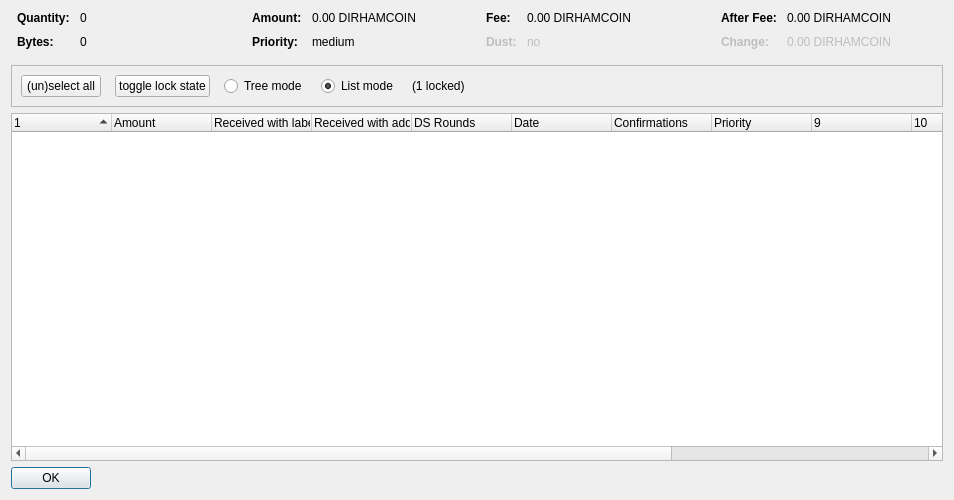
<?xml version="1.0" encoding="UTF-8"?>
<ui version="4.0">
 <class>CoinControlDialog</class>
 <widget class="QDialog" name="CoinControlDialog">
  <property name="geometry">
   <rect>
    <x>0</x>
    <y>0</y>
    <width>954</width>
    <height>500</height>
   </rect>
  </property>
  <property name="windowTitle">
   <string>Coin Selection</string>
  </property>
  <layout class="QVBoxLayout" name="verticalLayout">
   <item>
    <layout class="QHBoxLayout" name="horizontalLayoutTop" stretch="0,0,0,0">
     <property name="topMargin">
      <number>0</number>
     </property>
     <property name="bottomMargin">
      <number>10</number>
     </property>
     <item>
      <layout class="QFormLayout" name="formLayoutCoinControl1">
       <property name="horizontalSpacing">
        <number>10</number>
       </property>
       <property name="verticalSpacing">
        <number>10</number>
       </property>
       <property name="leftMargin">
        <number>6</number>
       </property>
       <property name="rightMargin">
        <number>6</number>
       </property>
       <item row="0" column="0">
        <widget class="QLabel" name="labelCoinControlQuantityText">
         <property name="font">
          <font>
           <weight>75</weight>
           <bold>true</bold>
          </font>
         </property>
         <property name="text">
          <string>Quantity:</string>
         </property>
        </widget>
       </item>
       <item row="0" column="1">
        <widget class="QLabel" name="labelCoinControlQuantity">
         <property name="cursor">
          <cursorShape>IBeamCursor</cursorShape>
         </property>
         <property name="contextMenuPolicy">
          <enum>Qt::ActionsContextMenu</enum>
         </property>
         <property name="text">
          <string notr="true">0</string>
         </property>
         <property name="textInteractionFlags">
          <set>Qt::LinksAccessibleByMouse|Qt::TextSelectableByKeyboard|Qt::TextSelectableByMouse</set>
         </property>
        </widget>
       </item>
       <item row="1" column="0">
        <widget class="QLabel" name="labelCoinControlBytesText">
         <property name="font">
          <font>
           <weight>75</weight>
           <bold>true</bold>
          </font>
         </property>
         <property name="text">
          <string>Bytes:</string>
         </property>
        </widget>
       </item>
       <item row="1" column="1">
        <widget class="QLabel" name="labelCoinControlBytes">
         <property name="cursor">
          <cursorShape>IBeamCursor</cursorShape>
         </property>
         <property name="contextMenuPolicy">
          <enum>Qt::ActionsContextMenu</enum>
         </property>
         <property name="text">
          <string notr="true">0</string>
         </property>
         <property name="textInteractionFlags">
          <set>Qt::LinksAccessibleByMouse|Qt::TextSelectableByKeyboard|Qt::TextSelectableByMouse</set>
         </property>
        </widget>
       </item>
      </layout>
     </item>
     <item>
      <layout class="QFormLayout" name="formLayoutCoinControl2">
       <property name="horizontalSpacing">
        <number>10</number>
       </property>
       <property name="verticalSpacing">
        <number>10</number>
       </property>
       <property name="leftMargin">
        <number>6</number>
       </property>
       <property name="rightMargin">
        <number>6</number>
       </property>
       <item row="0" column="0">
        <widget class="QLabel" name="labelCoinControlAmountText">
         <property name="font">
          <font>
           <weight>75</weight>
           <bold>true</bold>
          </font>
         </property>
         <property name="text">
          <string>Amount:</string>
         </property>
        </widget>
       </item>
       <item row="0" column="1">
        <widget class="QLabel" name="labelCoinControlAmount">
         <property name="cursor">
          <cursorShape>IBeamCursor</cursorShape>
         </property>
         <property name="contextMenuPolicy">
          <enum>Qt::ActionsContextMenu</enum>
         </property>
         <property name="text">
          <string notr="true">0.00 DIRHAMCOIN</string>
         </property>
         <property name="textInteractionFlags">
          <set>Qt::LinksAccessibleByMouse|Qt::TextSelectableByKeyboard|Qt::TextSelectableByMouse</set>
         </property>
        </widget>
       </item>
       <item row="1" column="0">
        <widget class="QLabel" name="labelCoinControlPriorityText">
         <property name="font">
          <font>
           <weight>75</weight>
           <bold>true</bold>
          </font>
         </property>
         <property name="text">
          <string>Priority:</string>
         </property>
        </widget>
       </item>
       <item row="1" column="1">
        <widget class="QLabel" name="labelCoinControlPriority">
         <property name="cursor">
          <cursorShape>IBeamCursor</cursorShape>
         </property>
         <property name="contextMenuPolicy">
          <enum>Qt::ActionsContextMenu</enum>
         </property>
         <property name="text">
          <string>medium</string>
         </property>
         <property name="textInteractionFlags">
          <set>Qt::LinksAccessibleByMouse|Qt::TextSelectableByKeyboard|Qt::TextSelectableByMouse</set>
         </property>
        </widget>
       </item>
      </layout>
     </item>
     <item>
      <layout class="QFormLayout" name="formLayoutCoinControl3">
       <property name="horizontalSpacing">
        <number>10</number>
       </property>
       <property name="verticalSpacing">
        <number>10</number>
       </property>
       <property name="leftMargin">
        <number>6</number>
       </property>
       <property name="rightMargin">
        <number>6</number>
       </property>
       <item row="0" column="0">
        <widget class="QLabel" name="labelCoinControlFeeText">
         <property name="font">
          <font>
           <weight>75</weight>
           <bold>true</bold>
          </font>
         </property>
         <property name="text">
          <string>Fee:</string>
         </property>
        </widget>
       </item>
       <item row="0" column="1">
        <widget class="QLabel" name="labelCoinControlFee">
         <property name="cursor">
          <cursorShape>IBeamCursor</cursorShape>
         </property>
         <property name="contextMenuPolicy">
          <enum>Qt::ActionsContextMenu</enum>
         </property>
         <property name="text">
          <string notr="true">0.00 DIRHAMCOIN</string>
         </property>
         <property name="textInteractionFlags">
          <set>Qt::LinksAccessibleByMouse|Qt::TextSelectableByKeyboard|Qt::TextSelectableByMouse</set>
         </property>
        </widget>
       </item>
       <item row="1" column="0">
        <widget class="QLabel" name="labelCoinControlLowOutputText">
         <property name="enabled">
          <bool>false</bool>
         </property>
         <property name="font">
          <font>
           <weight>75</weight>
           <bold>true</bold>
          </font>
         </property>
         <property name="text">
          <string>Dust:</string>
         </property>
        </widget>
       </item>
       <item row="1" column="1">
        <widget class="QLabel" name="labelCoinControlLowOutput">
         <property name="enabled">
          <bool>false</bool>
         </property>
         <property name="cursor">
          <cursorShape>IBeamCursor</cursorShape>
         </property>
         <property name="contextMenuPolicy">
          <enum>Qt::ActionsContextMenu</enum>
         </property>
         <property name="text">
          <string>no</string>
         </property>
         <property name="textInteractionFlags">
          <set>Qt::LinksAccessibleByMouse|Qt::TextSelectableByKeyboard|Qt::TextSelectableByMouse</set>
         </property>
        </widget>
       </item>
      </layout>
     </item>
     <item>
      <layout class="QFormLayout" name="formLayoutCoinControl4">
       <property name="horizontalSpacing">
        <number>10</number>
       </property>
       <property name="verticalSpacing">
        <number>10</number>
       </property>
       <property name="leftMargin">
        <number>6</number>
       </property>
       <property name="rightMargin">
        <number>6</number>
       </property>
       <item row="0" column="0">
        <widget class="QLabel" name="labelCoinControlAfterFeeText">
         <property name="font">
          <font>
           <weight>75</weight>
           <bold>true</bold>
          </font>
         </property>
         <property name="text">
          <string>After Fee:</string>
         </property>
        </widget>
       </item>
       <item row="0" column="1">
        <widget class="QLabel" name="labelCoinControlAfterFee">
         <property name="cursor">
          <cursorShape>IBeamCursor</cursorShape>
         </property>
         <property name="contextMenuPolicy">
          <enum>Qt::ActionsContextMenu</enum>
         </property>
         <property name="text">
          <string notr="true">0.00 DIRHAMCOIN</string>
         </property>
         <property name="textInteractionFlags">
          <set>Qt::LinksAccessibleByMouse|Qt::TextSelectableByKeyboard|Qt::TextSelectableByMouse</set>
         </property>
        </widget>
       </item>
       <item row="1" column="0">
        <widget class="QLabel" name="labelCoinControlChangeText">
         <property name="enabled">
          <bool>false</bool>
         </property>
         <property name="font">
          <font>
           <weight>75</weight>
           <bold>true</bold>
          </font>
         </property>
         <property name="text">
          <string>Change:</string>
         </property>
        </widget>
       </item>
       <item row="1" column="1">
        <widget class="QLabel" name="labelCoinControlChange">
         <property name="enabled">
          <bool>false</bool>
         </property>
         <property name="cursor">
          <cursorShape>IBeamCursor</cursorShape>
         </property>
         <property name="contextMenuPolicy">
          <enum>Qt::ActionsContextMenu</enum>
         </property>
         <property name="text">
          <string notr="true">0.00 DIRHAMCOIN</string>
         </property>
         <property name="textInteractionFlags">
          <set>Qt::LinksAccessibleByMouse|Qt::TextSelectableByKeyboard|Qt::TextSelectableByMouse</set>
         </property>
        </widget>
       </item>
      </layout>
     </item>
    </layout>
   </item>
   <item>
    <widget class="QFrame" name="frame">
     <property name="minimumSize">
      <size>
       <width>0</width>
       <height>40</height>
      </size>
     </property>
     <property name="frameShape">
      <enum>QFrame::StyledPanel</enum>
     </property>
     <property name="frameShadow">
      <enum>QFrame::Sunken</enum>
     </property>
     <layout class="QHBoxLayout" name="horizontalLayout">
      <item>
       <layout class="QHBoxLayout" name="horizontalLayoutPanel" stretch="0,0,0,0,0,0">
        <property name="spacing">
         <number>14</number>
        </property>
        <item>
         <widget class="QPushButton" name="pushButtonSelectAll">
          <property name="sizePolicy">
           <sizepolicy hsizetype="Maximum" vsizetype="Fixed">
            <horstretch>0</horstretch>
            <verstretch>0</verstretch>
           </sizepolicy>
          </property>
          <property name="text">
           <string>(un)select all</string>
          </property>
          <property name="autoDefault">
           <bool>false</bool>
          </property>
         </widget>
        </item>
        <item>
         <widget class="QPushButton" name="pushButtonToggleLock">
          <property name="sizePolicy">
           <sizepolicy hsizetype="Maximum" vsizetype="Fixed">
            <horstretch>0</horstretch>
            <verstretch>0</verstretch>
           </sizepolicy>
          </property>
          <property name="text">
           <string>toggle lock state</string>
          </property>
          <property name="autoDefault">
           <bool>false</bool>
          </property>
         </widget>
        </item>
        <item>
         <widget class="QRadioButton" name="radioTreeMode">
          <property name="sizePolicy">
           <sizepolicy hsizetype="Maximum" vsizetype="Fixed">
            <horstretch>0</horstretch>
            <verstretch>0</verstretch>
           </sizepolicy>
          </property>
          <property name="text">
           <string>Tree mode</string>
          </property>
         </widget>
        </item>
        <item>
         <widget class="QRadioButton" name="radioListMode">
          <property name="sizePolicy">
           <sizepolicy hsizetype="Maximum" vsizetype="Fixed">
            <horstretch>0</horstretch>
            <verstretch>0</verstretch>
           </sizepolicy>
          </property>
          <property name="text">
           <string>List mode</string>
          </property>
          <property name="checked">
           <bool>true</bool>
          </property>
         </widget>
        </item>
        <item>
         <widget class="QLabel" name="labelLocked">
          <property name="text">
           <string>(1 locked)</string>
          </property>
         </widget>
        </item>
        <item>
         <spacer name="horizontalSpacer">
          <property name="orientation">
           <enum>Qt::Horizontal</enum>
          </property>
          <property name="sizeHint" stdset="0">
           <size>
            <width>40</width>
            <height>20</height>
           </size>
          </property>
         </spacer>
        </item>
       </layout>
      </item>
     </layout>
    </widget>
   </item>
   <item>
    <widget class="CoinControlTreeWidget" name="treeWidget">
     <property name="contextMenuPolicy">
      <enum>Qt::CustomContextMenu</enum>
     </property>
     <property name="sortingEnabled">
      <bool>false</bool>
     </property>
     <property name="columnCount">
      <number>13</number>
     </property>
     <attribute name="headerShowSortIndicator" stdset="0">
      <bool>true</bool>
     </attribute>
     <attribute name="headerStretchLastSection">
      <bool>false</bool>
     </attribute>
     <column>
      <property name="text">
       <string/>
      </property>
     </column>
     <column>
      <property name="text">
       <string>Amount</string>
      </property>
     </column>
     <column>
      <property name="text">
       <string>Received with label</string>
      </property>
     </column>
     <column>
      <property name="text">
       <string>Received with address</string>
      </property>
     </column>
     <column>
      <property name="text">
       <string>DS Rounds</string>
      </property>
     </column>
     <column>
      <property name="text">
       <string>Date</string>
      </property>
     </column>
     <column>
      <property name="text">
       <string>Confirmations</string>
      </property>
      <property name="toolTip">
       <string>Confirmed</string>
      </property>
     </column>
     <column>
      <property name="text">
       <string>Priority</string>
      </property>
     </column>
     <column>
      <property name="text">
       <string/>
      </property>
     </column>
     <column>
      <property name="text">
       <string/>
      </property>
     </column>
     <column>
      <property name="text">
       <string/>
      </property>
     </column>
     <column>
      <property name="text">
       <string/>
      </property>
     </column>
     <column>
      <property name="text">
       <string/>
      </property>
     </column>
    </widget>
   </item>
   <item>
    <widget class="QDialogButtonBox" name="buttonBox">
     <property name="sizePolicy">
      <sizepolicy hsizetype="Maximum" vsizetype="Fixed">
       <horstretch>0</horstretch>
       <verstretch>0</verstretch>
      </sizepolicy>
     </property>
     <property name="orientation">
      <enum>Qt::Horizontal</enum>
     </property>
     <property name="standardButtons">
      <set>QDialogButtonBox::Ok</set>
     </property>
    </widget>
   </item>
  </layout>
 </widget>
 <customwidgets>
  <customwidget>
   <class>CoinControlTreeWidget</class>
   <extends>QTreeWidget</extends>
   <header>coincontroltreewidget.h</header>
  </customwidget>
 </customwidgets>
 <resources/>
 <connections/>
</ui>
